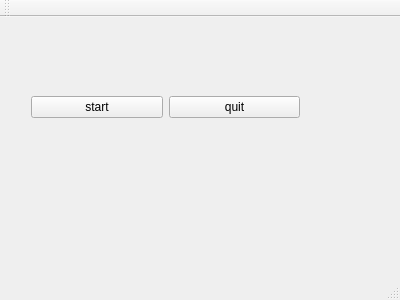
<?xml version="1.0" encoding="UTF-8"?>
<ui version="4.0">
 <class>Sender</class>
 <widget class="QMainWindow" name="Sender">
  <property name="geometry">
   <rect>
    <x>0</x>
    <y>0</y>
    <width>400</width>
    <height>300</height>
   </rect>
  </property>
  <property name="windowTitle">
   <string>Sender</string>
  </property>
  <widget class="QWidget" name="centralWidget">
   <widget class="QWidget" name="horizontalLayoutWidget">
    <property name="geometry">
     <rect>
      <x>20</x>
      <y>10</y>
      <width>291</width>
      <height>31</height>
     </rect>
    </property>
    <layout class="QHBoxLayout" name="horizontalLayout"/>
   </widget>
   <widget class="QWidget" name="horizontalLayoutWidget_2">
    <property name="geometry">
     <rect>
      <x>20</x>
      <y>50</y>
      <width>291</width>
      <height>80</height>
     </rect>
    </property>
    <layout class="QHBoxLayout" name="horizontalLayout_2">
     <item>
      <widget class="QPushButton" name="startbutton">
       <property name="text">
        <string>start</string>
       </property>
      </widget>
     </item>
     <item>
      <widget class="QPushButton" name="quitbutton">
       <property name="text">
        <string>quit</string>
       </property>
      </widget>
     </item>
    </layout>
   </widget>
  </widget>
  <widget class="QMenuBar" name="menuBar">
   <property name="geometry">
    <rect>
     <x>0</x>
     <y>0</y>
     <width>400</width>
     <height>20</height>
    </rect>
   </property>
  </widget>
  <widget class="QToolBar" name="mainToolBar">
   <attribute name="toolBarArea">
    <enum>TopToolBarArea</enum>
   </attribute>
   <attribute name="toolBarBreak">
    <bool>false</bool>
   </attribute>
  </widget>
  <widget class="QStatusBar" name="statusBar"/>
 </widget>
 <layoutdefault spacing="6" margin="11"/>
 <resources/>
 <connections/>
</ui>
